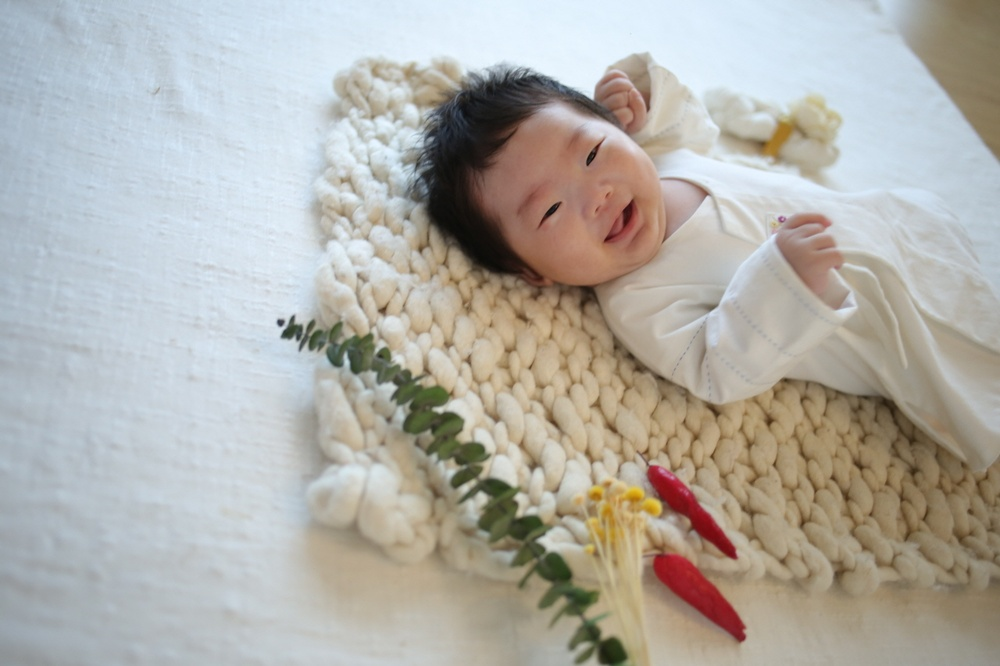
#> input picture images/1.jpg, 1000 x 666 px, shrunk from 1280 x 853 before the run
$ python over_ray_test01.py
#> lines starting #> are read from the running program, lines starting #| are printed output that depends on the picture
import cv2


def addimage(imgfile1, imgfile2):
#> called with imgfile1 = 'images/1.jpg', imgfile2 = 'images/2.jpg'
    img1 = cv2.imread(imgfile1)
#> img1 is the input picture: shape (666, 1000, 3); mean B, G, R 168.3, 174.7, 177.1
    img2 = cv2.imread(imgfile2)
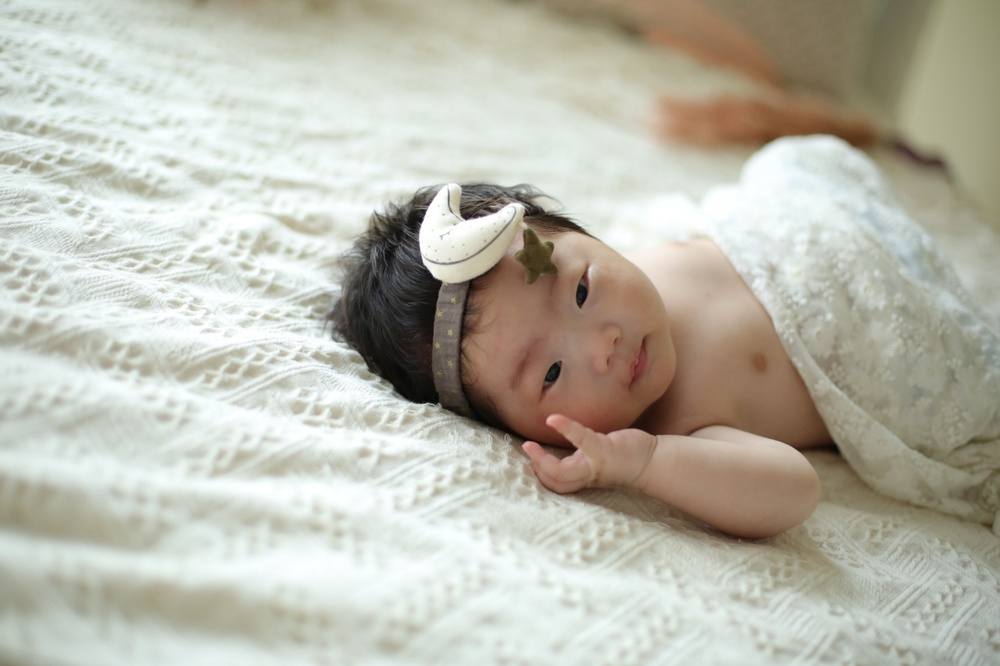
#> input picture images/2.jpg, 1000 x 666 px, shrunk from 1280 x 853 before the run
#> img2 is the input picture: shape (666, 1000, 3); mean B, G, R 172.4, 185, 186.5

    cv2.imshow('img1', img1)
    cv2.imshow('img2', img2)

    add_img1 = img1 + img2
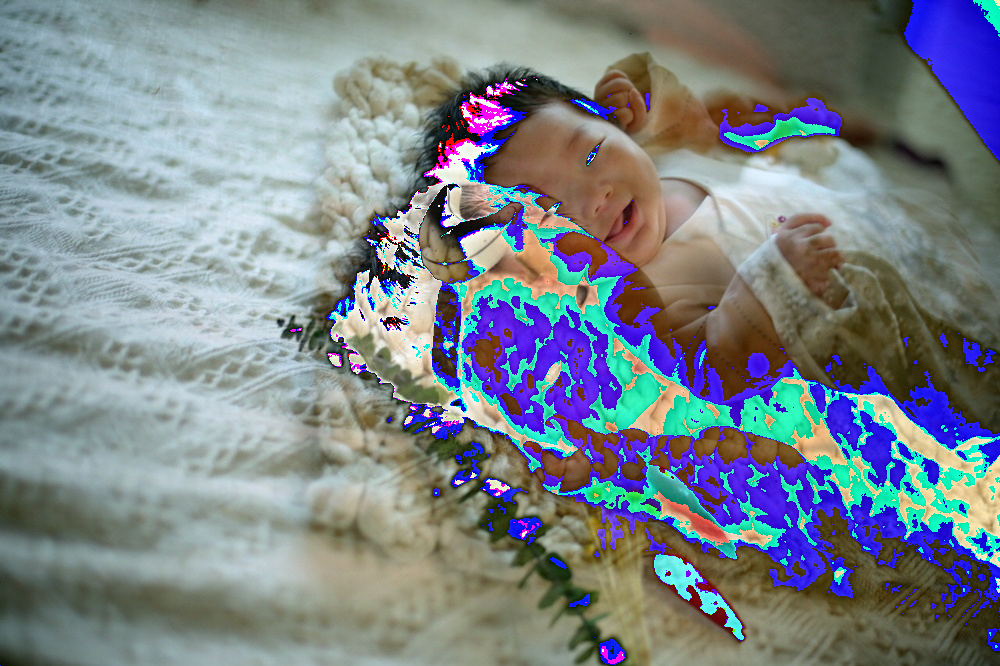
#> add_img1: shape (666, 1000, 3); mean B, G, R 137.5, 131.4, 122.8
    add_img2 = cv2.add(img1, img2)
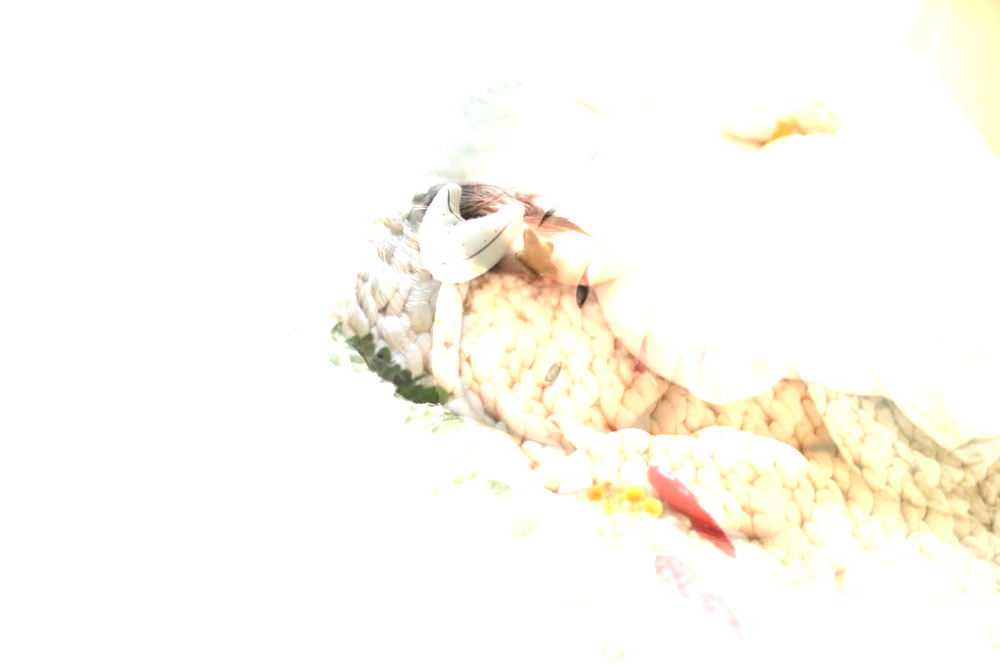
#> add_img2: shape (666, 1000, 3); mean B, G, R 243.7, 250.3, 252.9

    cv2.imshow('img1+img2', add_img1)
    cv2.imshow('add(img1, img2', add_img2)

    cv2.waitKey(0)
    cv2.destroyAllWindows()


addimage('images/1.jpg', 'images/2.jpg')
